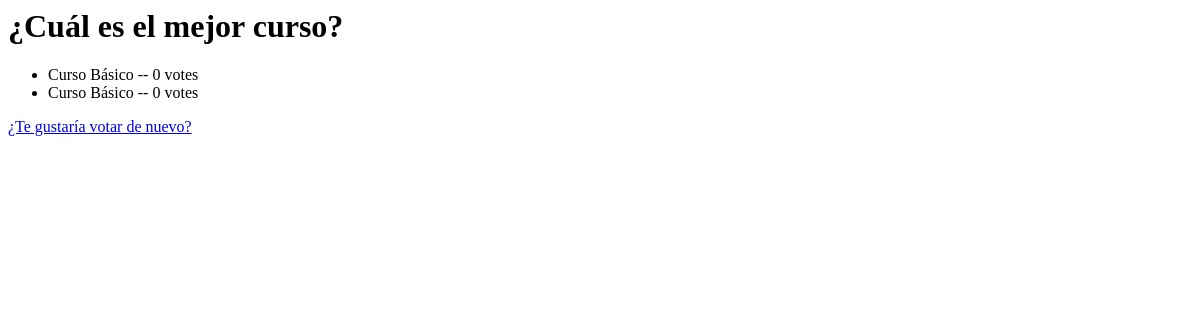
Before: /polls/1/results/ with the older database file.
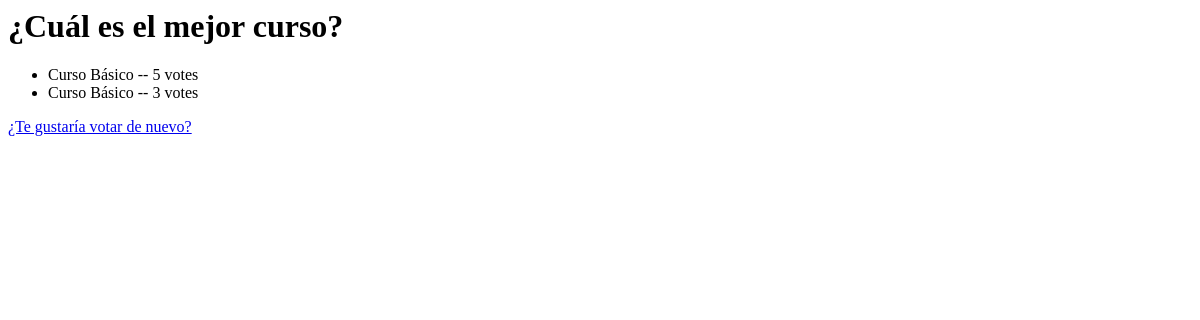
After: the same page with the newer database file.
### polls/models.py (models this page shows, shortened)
class Choice(models.Model):
    question_text = models.ForeignKey(Question, on_delete=models.CASCADE)
    choice_text = models.CharField(max_length=200)
    votes = models.IntegerField(default=0)

### polls/views.py (the view)
# urls.py: path("<int:pk>/results/", views.ResultView.as_view(), name="results"),
class ResultView(generic.DetailView):
    model = Question
    template_name = "polls/results.html"

### polls/templates/polls/results.html
<h1>
    {{ question.question_text }}
</h1>
<ul>
    {% for choice in question.choice_set.all %}
        <li>
            {{ choice.choice_text }} -- {{ choice.votes }} vote{{ choice.votes|pluralize }}
        </li>
    {% endfor %}
</ul>
<a href="{% url 'polls:detail' question.id %}">¿Te gustaría votar de nuevo?</a>

Changed rows visible on the page:
changed Choice (number 1 of 2 on the later page): votes "0" → "5"
changed Choice (number 2 of 2 on the later page): votes "0" → "3"
